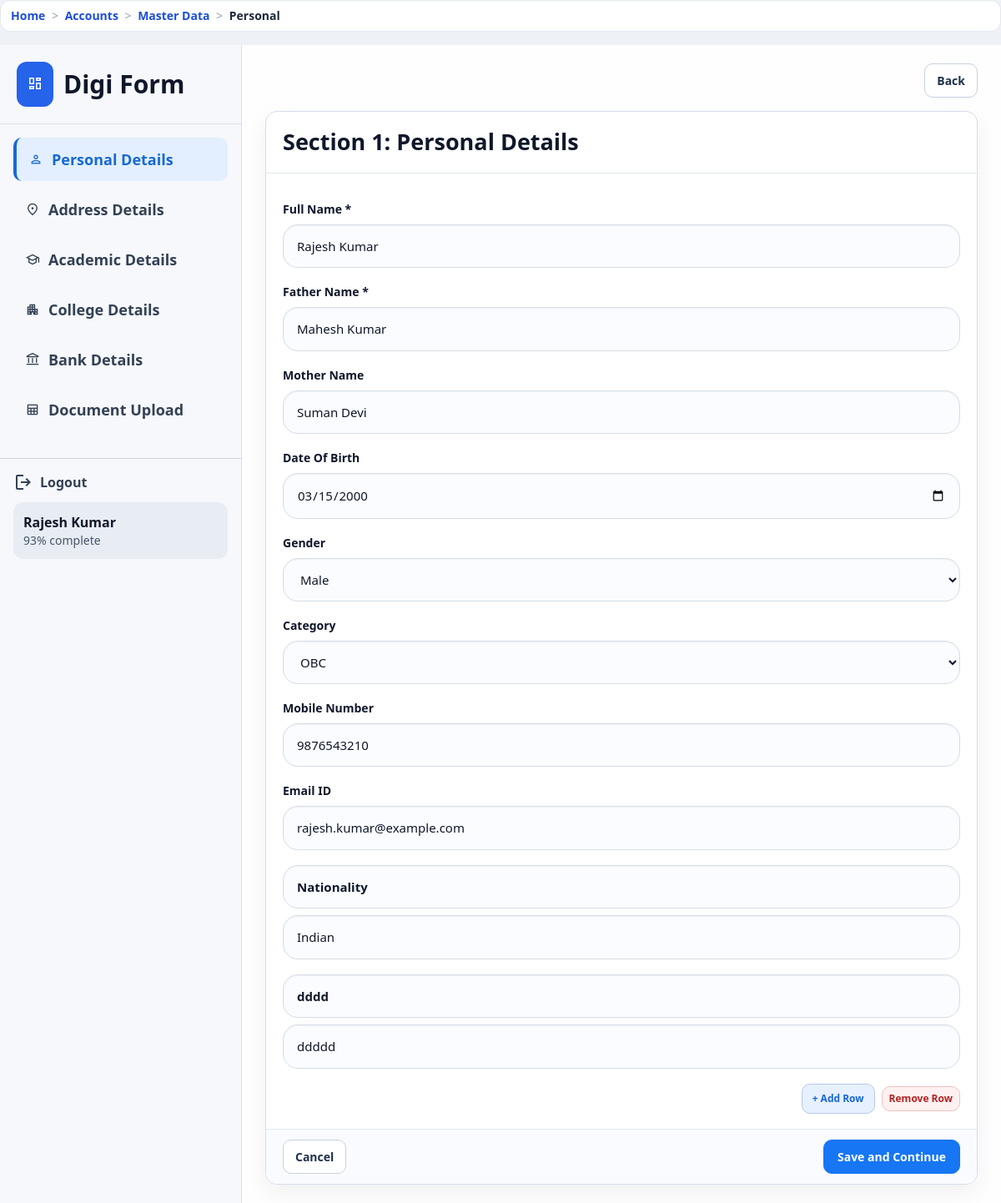
The page /accounts/master-data/personal/ (signed in) on the database as committed earlier.
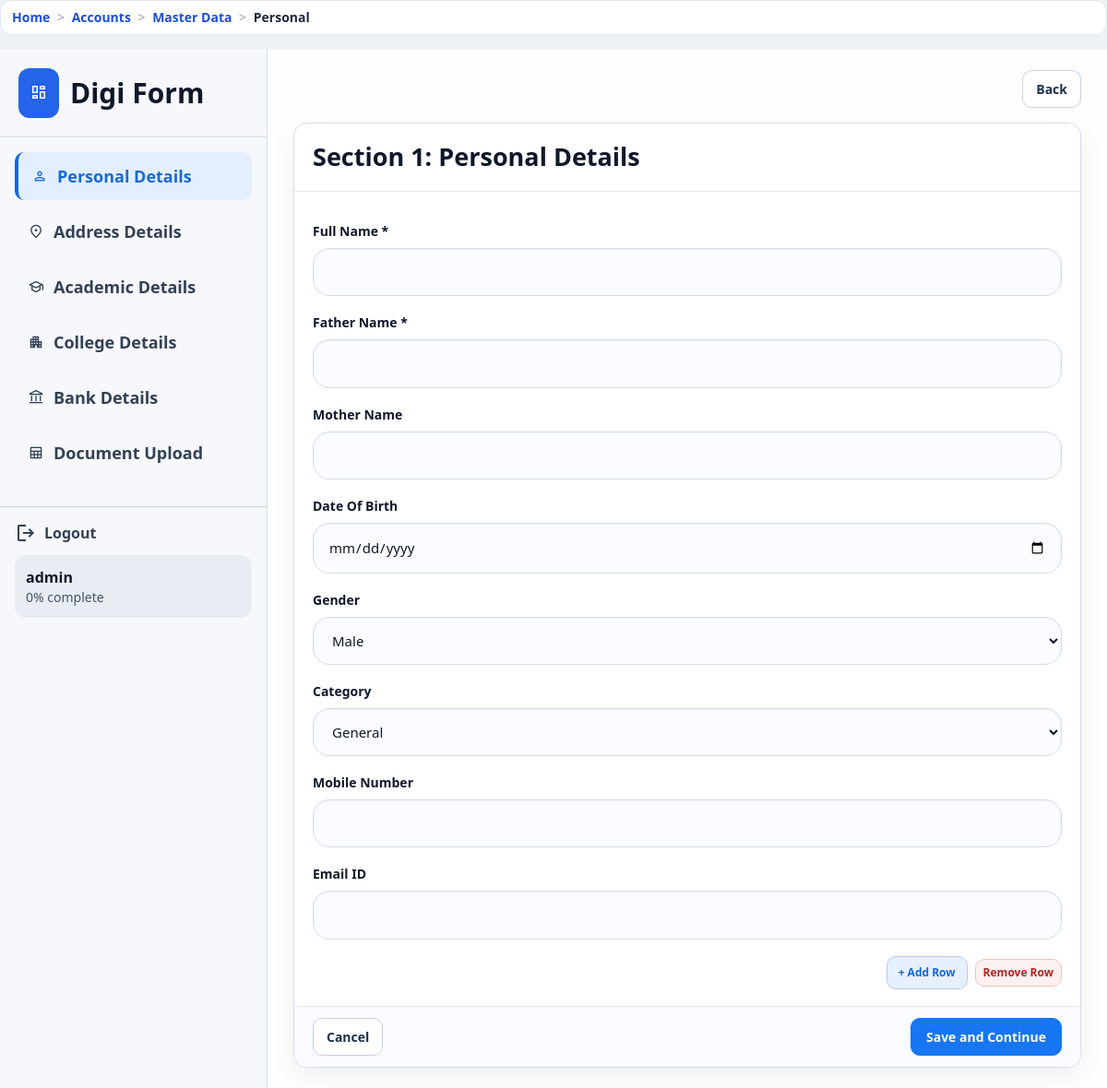
The same page on the database as committed later.
### accounts/models.py (models this page shows, shortened)
class UserProfile(models.Model):
    user          = models.OneToOneField(User, on_delete=models.CASCADE, related_name='profile')
    full_name     = models.CharField(max_length=150, blank=True)
    father_name   = models.CharField(max_length=150, blank=True)
    mother_name   = models.CharField(max_length=150, blank=True)
    dob           = models.DateField(null=True, blank=True)
    GENDER_CHOICES = [('M','Male'),('F','Female'),('O','Other')]
    gender        = models.CharField(max_length=1, choices=GENDER_CHOICES, blank=True)
    CATEGORY_CHOICES = [('General','General'),('OBC','OBC'),('SC','SC'),('ST','ST')]
    category      = models.CharField(max_length=20, choices=CATEGORY_CHOICES, blank=True)
    mobile        = models.CharField(max_length=15, blank=True)
    email         = models.EmailField(blank=True)
    present_state = models.CharField(max_length=100, blank=True)
    present_district = models.CharField(max_length=100, blank=True)
    present_city = models.CharField(max_length=100, blank=True)
    present_pincode = models.CharField(max_length=10, blank=True)
    present_address = models.TextField(blank=True)
    permanent_same_as_present = models.BooleanField(default=False)
    permanent_state = models.CharField(max_length=100, blank=True)
    permanent_district = models.CharField(max_length=100, blank=True)
    permanent_pincode = models.CharField(max_length=10, blank=True)
    permanent_full_address = models.TextField(blank=True)
    permanent_address = models.TextField(blank=True)
    district      = models.CharField(max_length=100, blank=True)
    state         = models.CharField(max_length=100, default='Chhattisgarh', blank=True)
    pincode       = models.CharField(max_length=10, blank=True)
    aadhar        = models.CharField(max_length=20, blank=True)
    samagra_id    = models.CharField(max_length=20, blank=True)
    caste_cert_no = models.CharField(max_length=50, blank=True)
    income_cert_no= models.CharField(max_length=50, blank=True)
    tenth_board   = models.CharField(max_length=100, blank=True)
    tenth_roll_number = models.CharField(max_length=50, blank=True)
    tenth_percentage = models.CharField(max_length=20, blank=True)
    tenth_result  = models.CharField(max_length=50, blank=True)
    twelfth_board = models.CharField(max_length=100, blank=True)
    twelfth_roll_number = models.CharField(max_length=50, blank=True)
    twelfth_percentage = models.CharField(max_length=20, blank=True)
    twelfth_result= models.CharField(max_length=50, blank=True)
    graduation    = models.CharField(max_length=100, blank=True)
    university    = models.CharField(max_length=150, blank=True)
    college_name = models.CharField(max_length=200, blank=True)
    university_name = models.CharField(max_length=200, blank=True)
    course = models.CharField(max_length=150, blank=True)
    year_semester = models.CharField(max_length=100, blank=True)
    enrollment_number = models.CharField(max_length=100, blank=True)
    account_holder_name = models.CharField(max_length=150, blank=True)
    bank_name = models.CharField(max_length=150, blank=True)
    account_number = models.CharField(max_length=50, blank=True)
    ifsc_code = models.CharField(max_length=20, blank=True)
    branch_name = models.CharField(max_length=150, blank=True)
    aadhaar_linked = models.CharField(max_length=3, blank=True, choices=[('yes', 'Yes'), ('no', 'No')])
    personal_extra_rows = models.JSONField(default=list, blank=True)
    address_extra_rows = models.JSONField(default=list, blank=True)
    academic_extra_rows = models.JSONField(default=list, blank=True)
    college_extra_rows = models.JSONField(default=list, blank=True)
    bank_extra_rows = models.JSONField(default=list, blank=True)
    photo         = models.ImageField(upload_to='profile_photos/', null=True, blank=True)
    signature     = models.ImageField(upload_to='profile_signatures/', null=True, blank=True)
    chat_enabled  = models.BooleanField(default=False)
    master_data_last_saved_at = models.DateTimeField(null=True, blank=True)
    master_data_unmask_until = models.DateTimeField(null=True, blank=True)
    master_data_unmask_date = models.DateField(null=True, blank=True)
    master_data_unmask_count = models.PositiveSmallIntegerField(default=0)
    apply_autofill_locked_until = models.DateTimeField(null=True, blank=True)
    apply_profile_view_date = models.DateField(null=True, blank=True)
    apply_profile_view_count = models.PositiveSmallIntegerField(default=0)
    apply_profile_unmask_until = models.DateTimeField(null=True, blank=True)
    apply_profile_unmask_date = models.DateField(null=True, blank=True)
    apply_profile_unmask_count = models.PositiveSmallIntegerField(default=0)
    apply_draft_data = models.JSONField(default=dict, blank=True)
    @property
    def completion_percent(self):
        fields = ['full_name','father_name','mother_name','dob','gender',
                  'category','mobile','email','permanent_address','district',
                  'aadhar','tenth_board','tenth_result','twelfth_board','twelfth_result']
        filled = sum(1 for f in fields if getattr(self, f))
        return int((filled / len(fields)) * 100)

### accounts/views.py (the view, shortened to what this page needs)
# urls.py: path('master-data/personal/', views.master_data_personal_view, name='master_data_personal'),
@login_required
def master_data_personal_view(request):
    profile, _ = UserProfile.objects.get_or_create(user=request.user)
    return render(request, "accounts/master_data_step.html", _step_context(profile, "personal"))

### accounts/views.py (called while the page is built)
def _is_master_data_masked(profile):
    return False

def _norm_label(value):
    return str(value or "").strip().lower()

def _active_master_fields(step_key, field_kind):
    return list(
        MasterDataField.objects.filter(
            step=step_key,
            field_kind=field_kind,
            is_active=True,
        ).order_by("display_order", "label", "id")
    )

def _step_extra_values_map(profile_rows):
    out = {}
    for row in profile_rows or []:
        label = str((row or {}).get("label", "")).strip()
        if not label:
            continue
        out[_norm_label(label)] = str((row or {}).get("value", "")).strip()
    return out

### core/context_processors.py (called while the page is built)
def _humanize_slug(text):
    value = str(text or "").strip().replace("-", " ").replace("_", " ")
    if value.isdigit():
        return f"#{value}"
    return value.title() if value else "Page"

### accounts/templates/accounts/master_data_step.html (shortened to what the changed rows need)
{% extends 'base.html' %}
{% block body_class %}min-h-screen bg-[#eef2f7] text-slate-900{% endblock %}
{% block page_container_class %}max-w-[1450px] mx-auto p-0{% endblock %}
{% block content %}
<div class="layout-wrap">
  <aside class="sidebar">
    <div class="p-4 mt-4 border-t border-slate-300">
      <div class="mt-3 rounded-xl bg-slate-200/70 p-3">
        <p class="font-bold">{{ profile.full_name|default:request.user.username }}</p>
        <p class="text-sm text-slate-600">{{ profile.completion_percent }}% complete</p>
      </div>
    </div>
  </aside>
  <main class="panel">
    <section class="form-card">
      {% if current_step == 'personal' %}
      <form method="post">
        <div class="card-head">
          <div class="card-title">Section 1: Personal Details</div>
        </div>
        <div class="card-body">
          <div id="personal-table-wrap" class="mini-box">
            <table id="personal-custom-table" class="mini-table">
              <tbody id="personal-table">
                <tr><td>Full Name *</td><td><input class="input" type="text" name="full_name" value="{{ profile.full_name }}" required></td><td class="action-col text-center">-</td></tr>
                <tr><td>Father Name *</td><td><input class="input" type="text" name="father_name" value="{{ profile.father_name }}"></td><td class="action-col text-center">-</td></tr>
                <tr><td>Mother Name</td><td><input class="input" type="text" name="mother_name" value="{{ profile.mother_name }}"></td><td class="action-col text-center">-</td></tr>
                <tr><td>Date Of Birth</td><td><input class="input" type="date" name="dob" value="{{ profile.dob|date:'Y-m-d' }}"></td><td class="action-col text-center">-</td></tr>
                <tr><td>Gender</td><td><select class="select" name="gender"><option value="M" {% if profile.gender == 'M' %}selected{% endif %}>Male</option></select></td></tr>
                <tr><td>Category</td><td><select class="select" name="category"><option value="General" >General</option><option value="OBC" {% if profile.category == 'OBC' %}selected{% endif %}>OBC</option></select></td></tr>
                <tr><td>Mobile Number</td><td><input class="input" type="text" name="mobile" value="{{ profile.mobile }}"></td><td class="action-col text-center">-</td></tr>
                <tr><td>Email ID</td><td><input class="input" type="email" name="email" value="{{ profile.email }}"></td><td class="action-col text-center">-</td></tr>
                {% for row in personal_extra_rows %}
                <tr class="personal-extra-row"><td><input class="input" type="text" name="personal_extra_label[]" value="{{ row.label }}"></td><td><input class="input" type="text" name="personal_extra_value[]" value="{{ row.value }}"></td></tr>
                {% endfor %}
              </tbody>
            </table>
            <div class="row-actions">
              <button type="button" id="add-personal-row-btn" class="btn-soft">+ Add Row</button>
              <button type="button" id="remove-personal-row-btn" class="btn-danger">Remove Row</button>
            </div>
          </div>
        </div>
        <div class="card-footer"><a href="{% url 'role_select' %}" class="btn-secondary">Cancel</a><button type="submit" class="btn-primary">Save and Continue</button></div>
      </form>
      {% endif %}
    </section>
  </main>
</div>
{% endblock %}

Rows that differ between the two databases and show on the page:
changed UserProfile: full_name "Rajesh Kumar" → "admin"; completion_percent "93" → "0"; full_name "Rajesh Kumar" → (not shown); father_name "Mahesh Kumar" → (not shown); mother_name "Suman Devi" → (not shown); dob "03/15/2000" → (not shown); gender "Male" → (not shown); category "OBC" → (not shown); mobile "9876543210" → (not shown); email "rajesh.kumar@example.com" → (not shown)
Other text that changed with them:
form field gender: (not shown) → "Male"
form field category: (not shown) → "General"
list line gone: "Nationality Indian"
list line gone: "dddd ddddd"
